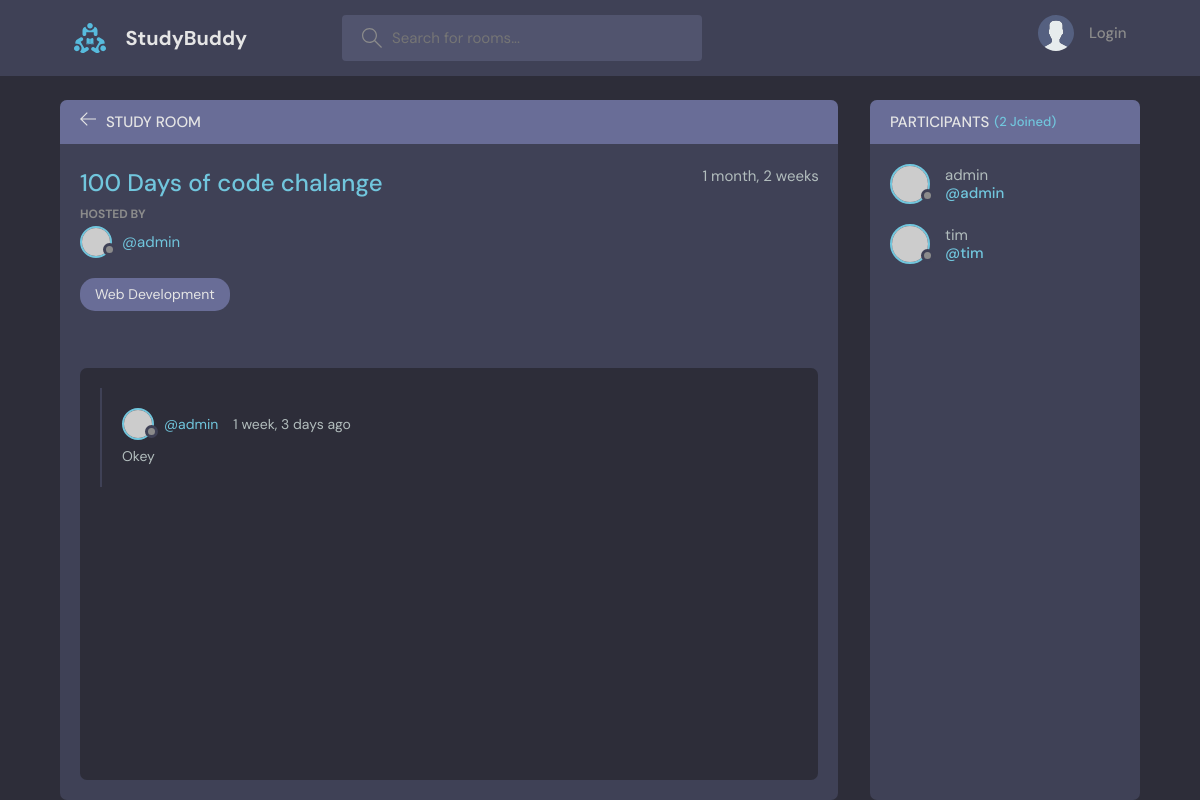
Page /room/2/ on the committed database.
### base/models.py (models this page shows, shortened)
class Room(models.Model):
    host = models.ForeignKey(User, on_delete=models.SET_NULL, null=True)
    topic = models.ForeignKey(Topic, on_delete=models.SET_NULL, null=True)
    name = models.CharField(max_length=200)
    description = models.TextField(null=True, blank=True)
    participants = models.ManyToManyField(User, related_name='participants', blank=True)
    updated = models.DateTimeField(auto_now=True)
    created = models.DateTimeField(auto_now_add=True)
    class Meta:
        ordering = ['-updated', '-created']

class Topic(models.Model):
    name = models.CharField(max_length=200)
    def __str__(self) -> str:
        return self.name

class Message(models.Model):
    user = models.ForeignKey(User, on_delete=models.CASCADE)
    room = models.ForeignKey(Room, on_delete=models.CASCADE)
    body = models.TextField()
    updated = models.DateTimeField(auto_now=True)
    created = models.DateTimeField(auto_now_add=True)
    class Meta:
        ordering = ['-updated', '-created']

### base/views.py (the view, shortened to what this page needs)
# urls.py: path('room/<str:pk>/', views.room, name='room'),
def room(request, pk):
    room = Room.objects.get(id=pk)
    room_messages = room.message_set.all().order_by('-created')
    participants = room.participants.all()
    context = { 'room': room, 'room_messages': room_messages, 'participants': participants }
    return render(request, 'base/room.html', context)

### base/templates/base/room.html (shortened to what this page needs)
{% extends 'index.html' %}
{% block content %}
<main class="profile-page layout layout--2">
      <div class="container">
        <div class="room">
          <div class="room__top">
            <div class="room__topLeft">
              <a href="{% url 'home' %}">
                <svg version="1.1" xmlns="http://www.w3.org/2000/svg" width="32" height="32" viewBox="0 0 32 32">
                  <title>arrow-left</title>
                  <path
                    d="M13.723 2.286l-13.723 13.714 13.719 13.714 1.616-1.611-10.96-10.96h27.625v-2.286h-27.625l10.965-10.965-1.616-1.607z"
                  ></path>
                </svg>
              </a>
              <h3>Study Room</h3>
            </div>
          </div>
          <div class="room__box scroll">
            <div class="room__header scroll">
              <div class="room__info">
                <h3>{{room.name}}</h3>
                <span>{{room.created|timesince}}</span>
              </div>
              <div class="room__hosted">
                <p>Hosted By</p>
                <a href="{% url 'user-profile' room.host.id %}" class="room__author">
                  <div class="avatar avatar--small">
                    <img src="https://randomuser.me/api/portraits/men/37.jpg" />
                  </div>
                  <span>@{{room.host}}</span>
                </a>
              </div>
              <span class="room__topics">{{room.topic}}</span>
            </div>
            <div class="room__conversation">
              <div class="threads scroll">
                {% for message in room_messages %}
                <div class="thread">
                  <div class="thread__top">
                    <div class="thread__author">
                      <a href="{% url 'user-profile' user.id %}" class="thread__authorInfo">
                        <div class="avatar avatar--small">
                          <img src="https://randomuser.me/api/portraits/men/37.jpg" />
                        </div>
                        <span>@{{message.user.username}}</span>
                      </a>
                      <span class="thread__date">{{message.created|timesince}} ago</span>
                    </div>
                  </div>
                  <div class="thread__details">
                    {{message.body}}
                  </div>
                </div>
                {% endfor %}
              </div>
            </div>
          </div>
        </div>
        <div class="participants">
          <h3 class="participants__top">Participants <span>({{participants.count}} Joined)</span></h3>
          <div class="participants__list scroll">
            {% for user in participants %}
            <a href="{% url 'user-profile' user.id %}" class="participant">
              <div class="avatar avatar--medium">
                <img src="https://randomuser.me/api/portraits/men/37.jpg" />
              </div>
              <p>
                {{user.username}}
                <span>@{{user.username}}</span>
              </p>
            </a>
            {% endfor %}
          </div>
        </div>
  </div>
</main>
{% endblock content %}

### rows in the picture
Room: name "100 Days of code chalange", created "1 month, 2 weeks", host "admin", topic "Web Development"
Message: user.username "admin", created "1 week, 3 days", body "Okey"

### other values in the picture
{{ participants.count }} "2"
{{ user.username }} "admin"
{{ user.username }} "tim"
